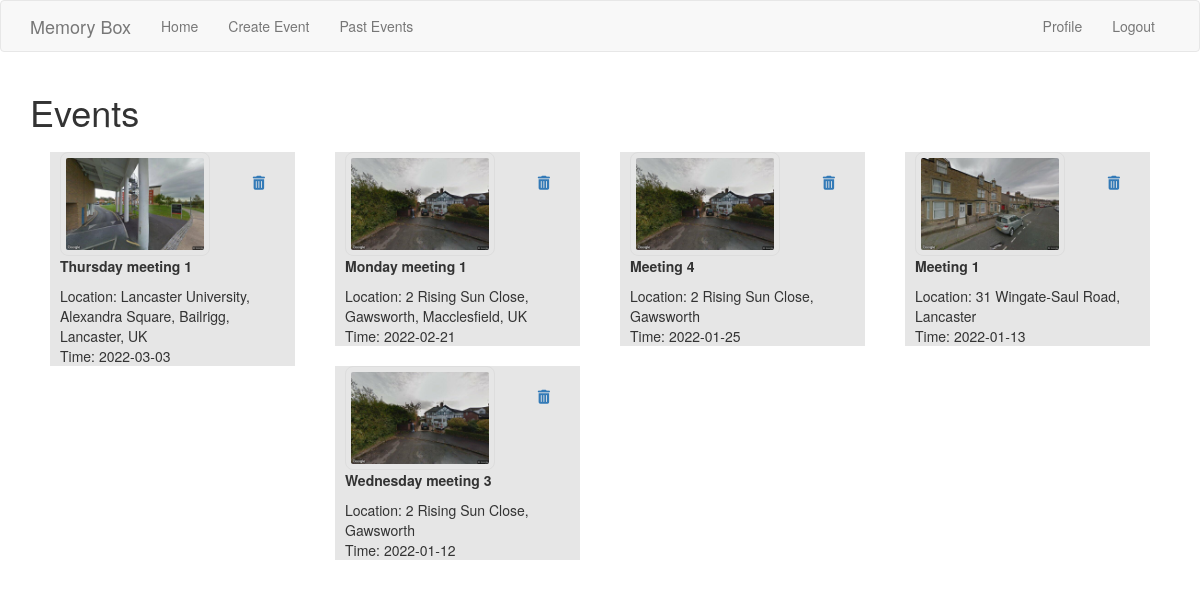
Page /past_events (signed in) on the earlier database version.
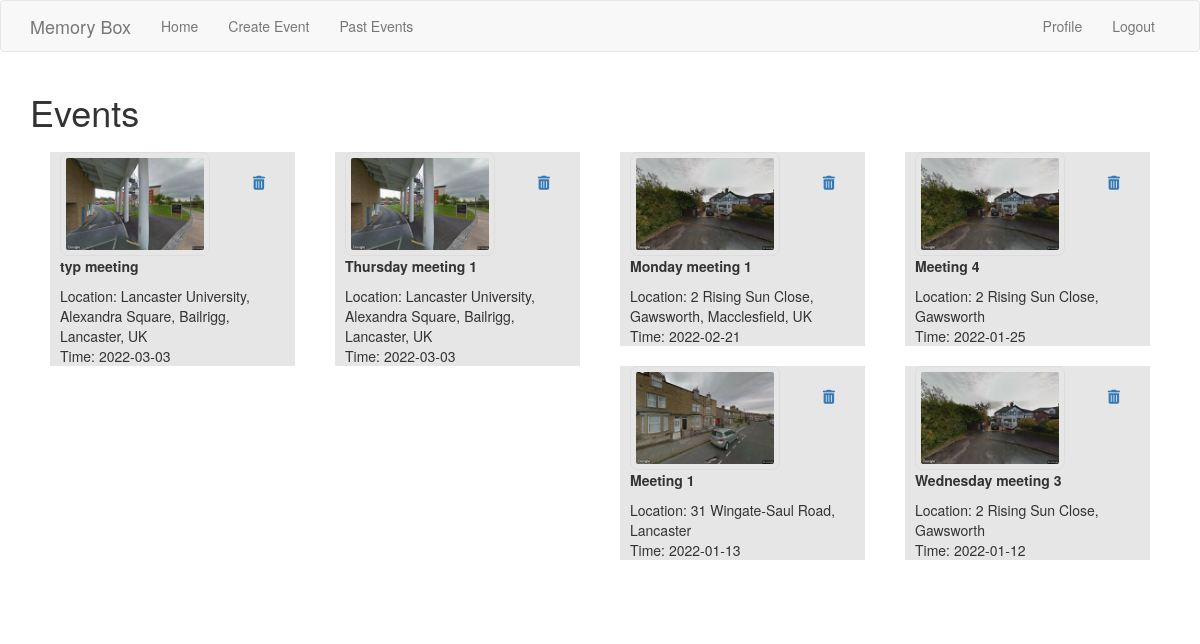
Same page on the later database version.
### app/models.py (models this page shows, shortened)
class Event(db.Model):
    id = db.Column(db.Integer, primary_key=True)
    name = db.Column(db.String(140))
    location = db.Column(db.String(140))
    timestamp = db.Column(db.DateTime, index=True, default=datetime.utcnow)
    user_id = db.Column(db.Integer, db.ForeignKey('user.id'))
    date = db.Column(db.Date)
    start = db.Column(db.Time)
    logs = relationship("Log", cascade="all, delete", backref="parent")
    images = relationship("Images", cascade="all, delete", backref="parent")

### app/routes.py (the view)
@app.route('/past_events', methods=['GET', 'POST'])
@login_required
def past_events():
    page = request.args.get('page', 1, type=int)
    events = Event.query.filter_by(user_id=current_user.id).order_by(Event.timestamp.desc()).paginate(
        page, app.config['POSTS_PER_PAGE'])
    next_url = url_for('past_events', page=events.next_num) \
        if events.has_next else None
    prev_url = url_for('past_events', page=events.prev_num) \
        if events.has_prev else None
    return render_template('past_events.html', title='Past Events', events=events,
    next_url=next_url, prev_url=prev_url)

### app/models.py (called while the page is built)
@login.user_loader
def load_user(id):
    return User.query.get(int(id))

### app/routes.py (called while the page is built)
@app.template_filter('format_date')
def format_date(timestamp):
    date = timestamp.date()
    return date

### app/templates/past_events.html (shortened to what this page needs)
{% extends 'base.html' %}
{% import 'bootstrap/wtf.html' as wtf %}
{% block app_content %}
    <h1>Events</h1>
    {% for event in events.items %}
    <div class="col-md-3 event">
        {% include 'event_preview.html' %}
    </div>
    {% endfor %}
    <div class="col-md-4 page">
    </div>
{% endblock %}

### app/templates/base.html (shortened to what this page needs)
{% extends 'bootstrap/base.html' %}
{% block navbar %}
    <nav class="navbar navbar-default">
        <div class="container">
            <div class="navbar-header">
                <a class="navbar-brand" href="{{ url_for('index') }}">Memory Box</a>
            </div>
            <div class="collapse navbar-collapse" id="bs-example-navbar-collapse-1">
                <ul class="nav navbar-nav">
                    <li><a href="{{ url_for('index') }}">Home</a></li>
                    <li><a href="{{ url_for('create_event') }}">Create Event</a></li>
                    <li><a href="{{ url_for('past_events') }}">Past Events</a></li>
                </ul>
                <ul class="nav navbar-nav navbar-right">
                    {% if current_user.is_anonymous %}
                    <li><a href="{{ url_for('login') }}">Login</a></li>
                    {% else %}
                    <li><a href="{{ url_for('user', username=current_user.username) }}">Profile</a></li>
                    <li><a href="{{ url_for('logout') }}">Logout</a></li>
                    {% endif %}
                </ul>
            </div>
        </div>
    </nav>
{% endblock %}
{% block content %}
    <div class="container">
        {% block app_content %}{% endblock %}
    </div>
{% endblock %}

### app/templates/event_preview.html (shortened to what this page needs)
<link rel= "stylesheet" type= "text/css" href= "{{ url_for('static',filename='style.css') }}">
    <div class="event_prev">
        <div class="event_content">
            <a href="{{ url_for('dashboard', event_id=event.id) }}">
                <img src="{{url_for('static',filename='streetview_images/' + event.location + '.jpg')}}">
            </a>
            <a class="pull-right del" href="{{ url_for('delete_event', event_id=event.id) }}"
             onclick="return confirm('Do you want to permanently delete event {{ event_title }}?');" style="margin-left: 10%;"><i class="fas fa-trash-alt" style="size: 2x"></i> </a>
            <div class="event_info">
                <p style="font-weight: bold;">{{ event.name }}</p>
                Location:  {{ event.location }}
                <br>
                Time:  {{ event.timestamp | format_date }}
            </div>
        </div>
    </div>

### app/static/style.css (style rules this page uses)
.page { margin:2%; }
.event_prev { border: 10px; background-color: #e6e6e6; margin: 5px; }
.event_content { margin: 10px; }
.event_prev img { border-radius: 8px; border: 1px solid #ddd; padding: 5px; width: 150px; }
html, body { height: 100%; margin: 0; padding: 0; }
.del { margin: 20px; }

Differences in the rows shown:
added Event: location (picture), name "typ meeting", location "Lancaster University, Alexandra Square, Bailrigg, Lancaster, UK", timestamp "2022-03-03"
